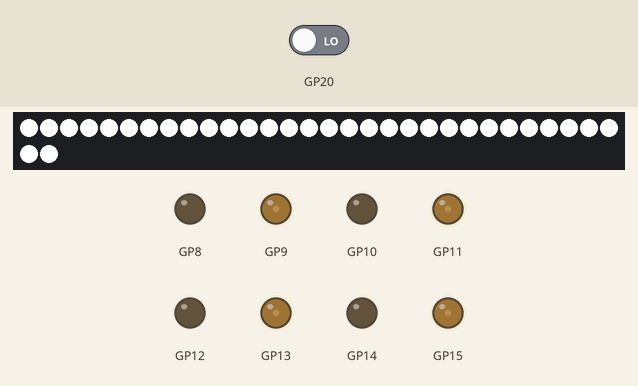
The program below on a simulated Raspberry Pi Pico. On the bench: 32 RGB LEDs in strip order, left to right, continuing on the next row, output pins drawn as LEDs (lit = HIGH). Inputs (shaded band) come from the test bench; at power-on: GP20 LOW. What the program prints to the serial monitor is not drawn.

Above: at 3.6 s.
At 4.6 s:
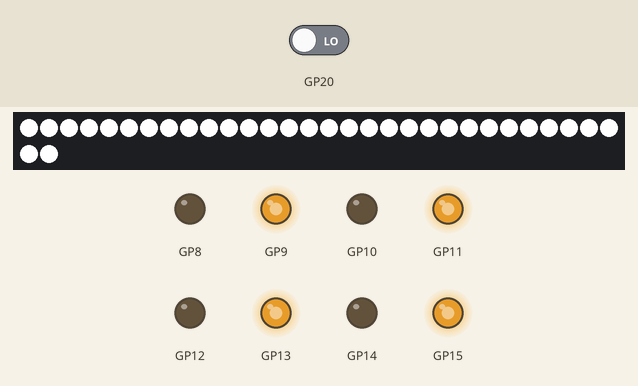
Timing chart, 0 to 130.0 s (numbered marks = the images above):
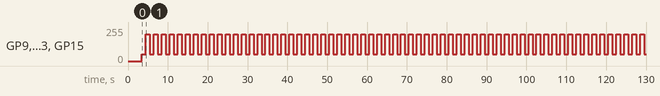

Measured:
- by itself, GP9, GP11, GP13, GP15: alternates 200/255 for 1.0 s and 50/255 for 1.0 s

The program:

main.cpp
```cpp
#include <Arduino.h>
#include "common.h"
#include <Wire.h>
#include <Adafruit_NeoPixel.h>
#include <string>
#include <time.h>
#include <stdlib.h>

#define PIN 29
#define NUMPIXELS 32

Adafruit_NeoPixel pixels(NUMPIXELS, PIN, NEO_GRB + NEO_KHZ800);

extern Motor BRmotor, FRmotor, BLmotor, FLmotor;

void setup()
{
  Serial.begin(115200);
  delay(2000);

  Serial1.setRX(17);
  Serial1.setTX(16);
  Serial1.begin(115200);

  Wire.setSDA(28);
  Wire.setSCL(29);
  Wire.begin();

  pinMode(20, INPUT);

  Serial.println("Press GP20 to begin...");
  while (digitalRead(20))
    delay(10);
  delay(1000);

  Serial1.write("123456");
  delay(500);

  pixels.begin();
  pixels.setBrightness(255);
  pixels.show();

  for (int i = 0; i < NUMPIXELS; i++)
  {
    pixels.setPixelColor(i, pixels.Color(255, 255, 255));
  }

  pixels.show();
}

void loop()
{
  FLmotor.speed(-50);
  BLmotor.speed(-50);
  FRmotor.speed(-50);
  BRmotor.speed(-50);
  delay(1000);

  FLmotor.speed(-200);
  BLmotor.speed(-200);
  FRmotor.speed(-200);
  BRmotor.speed(-200);
  delay(1000);

  FLmotor.speed(0);
  BLmotor.speed(0);
  FRmotor.speed(0);
  BRmotor.speed(0);
  delay(0);
}
```

common.h
```cpp
#pragma once
#include <Arduino.h>

//motors
struct Motor
{
    uint8_t fpin;
    uint8_t rpin;
    void speed(int val);
};

//Motor BRmotor, FRmotor, BLmotor, FLmotor;
```

motor.cpp
```cpp
#include "common.h"

void Motor::speed(int val) {
    if (val > 0) {
        analogWrite(fpin, val);
        analogWrite(rpin, 0);
    }
    else {
        analogWrite(fpin, 0);
        analogWrite(rpin, -(val));
    }
}

Motor FLmotor{12,13}, BLmotor{14,15}, FRmotor{8,9}, BRmotor{10,11};
```
